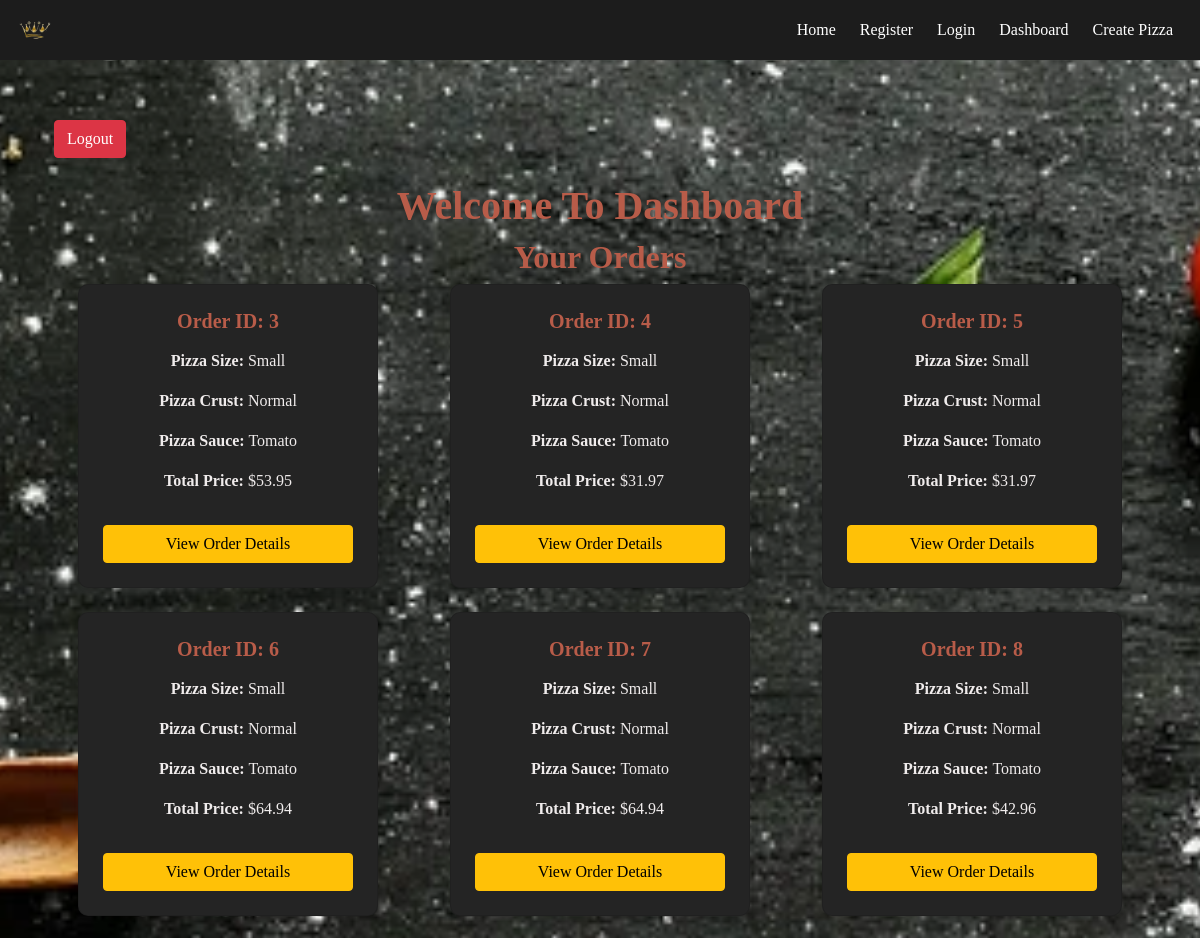
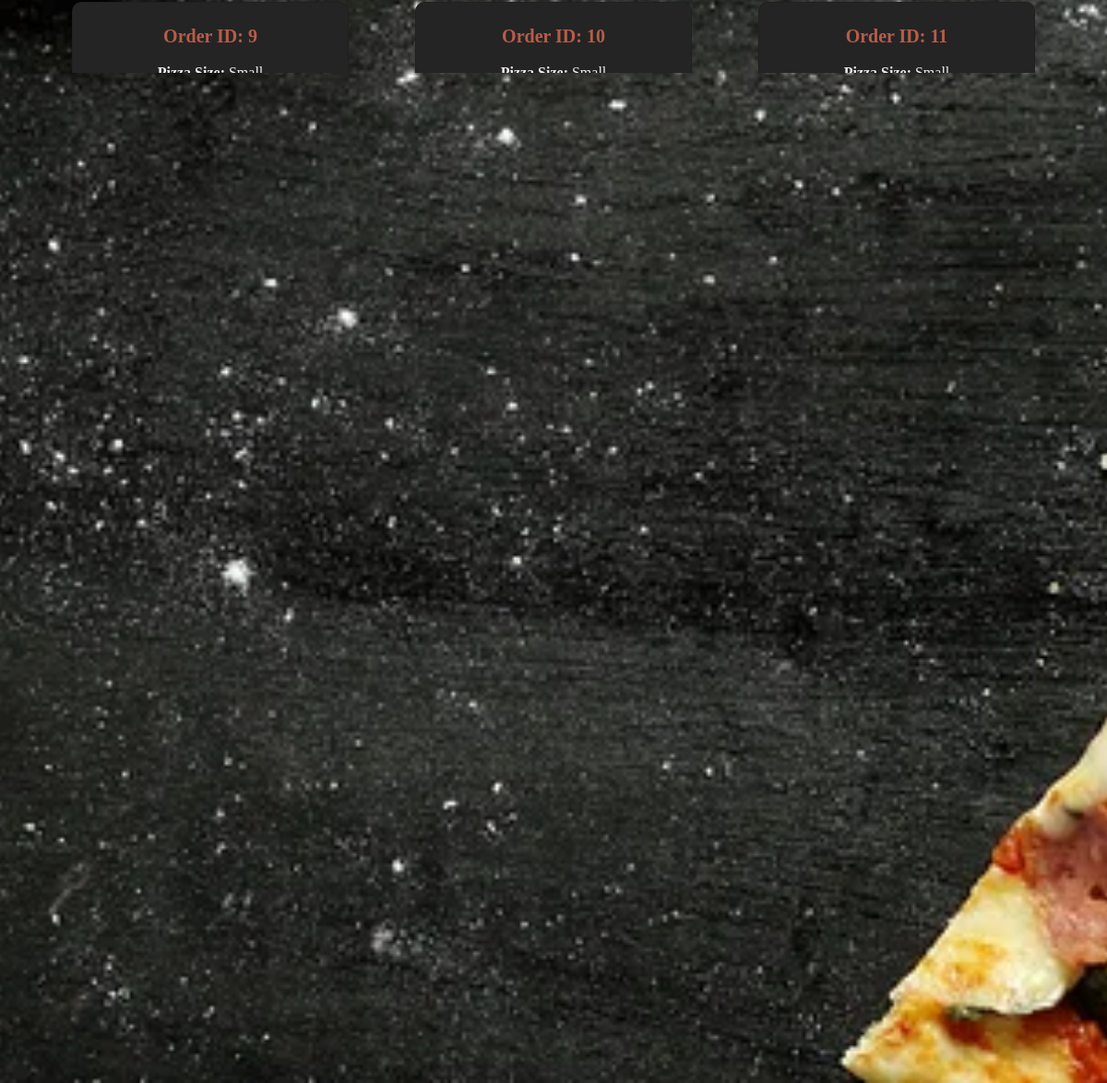
The app's page /dashboard/ (signed in) with its own data (2 pictures, top to bottom).
### PizzaApp/models.py (models this page shows, shortened)
class Order(models.Model):
    user = models.ForeignKey(User, on_delete=models.CASCADE, null=True, blank=True)
    pizza_size = models.ForeignKey(PizzaSize, on_delete=models.CASCADE, default=1)  # Default size ID
    pizza_crust = models.ForeignKey(PizzaCrust, on_delete=models.CASCADE, default=1)  # Default crust ID
    pizza_sauce = models.ForeignKey(PizzaSauce, on_delete=models.CASCADE, default=1)  # Default sauce ID
    pizza_cheese = models.ForeignKey(PizzaCheese, on_delete=models.CASCADE, default=1)  # Default cheese ID
    toppings = models.ManyToManyField(PizzaTopping, blank=True)
    full_name = models.CharField(max_length=100)
    delivery_address = models.TextField()
    card_number = models.CharField(max_length=16, default="0000000000000000")  # Fake card for DB
    card_expiry_date = models.CharField(max_length=5, default="00/00")  # Placeholder
    card_cvv = models.CharField(max_length=3, default="000")  # Placeholder
    def total_price(self):
        base_price = self.pizza_size.price if self.pizza_size else 0
        toppings_price = sum(t.price for t in self.toppings.all())
        return base_price + toppings_price

class PizzaSize(models.Model):
    name = models.CharField(max_length=100)
    price = models.DecimalField(max_digits=5, decimal_places=2, default=10.99)  # Default price
    def __str__(self):
        return self.name

class PizzaCrust(models.Model):
    name = models.CharField(max_length=100, default="Normal")  # Default crust
    def __str__(self):
        return self.name

class PizzaSauce(models.Model):
    name = models.CharField(max_length=100, default="Tomato")  # Default sauce
    def __str__(self):
        return self.name

class PizzaTopping(models.Model):
    name = models.CharField(max_length=100)
    price = models.DecimalField(max_digits=5, decimal_places=2, default=0.00)
    image = models.ImageField(upload_to='toppings_images/', null=True, blank=True)

### PizzaApp/views.py (the view)
# urls.py: path('dashboard/', views.dashboard, name='dashboard'),
@login_required
def dashboard(request):
    orders = Order.objects.filter(user=request.user)  # Get orders for logged-in user
    return render(request, 'dashboard.html', {'orders': orders})

### PizzaApp/templates/dashboard.html (shortened to what this page needs)
{% extends 'base.html' %}
{% load static %}
{% block content %}
<div class="container my-5">
    {% if user.is_authenticated %}
        <div class="text-right mb-4">
            <form action="{% url 'logout' %}" method="POST">
                <button type="submit" class="btn btn-danger">Logout</button>
            </form>
        </div>
    {% endif %}
    <h1 class="text-center">Welcome To Dashboard</h1>
    <h2 class="text-center">Your Orders</h2>
    {% if orders %}
        <div class="row">
            {% for order in orders %}
                <div class="col-md-4 mb-4 d-flex justify-content-center">
                    <div class="card p-4 shadow-sm text-center" style="width: 100%; max-width: 300px; background-color: rgb(36, 36, 36); border-radius: 10px;">
                        <h5 class="mb-3">Order ID: {{ order.id }}</h5>
                        <p><strong>Pizza Size:</strong> {{ order.pizza_size }}</p>
                        <p><strong>Pizza Crust:</strong> {{ order.pizza_crust }}</p>
                        <p><strong>Pizza Sauce:</strong> {{ order.pizza_sauce }}</p>
                        <p><strong>Total Price:</strong> ${{ order.total_price }}</p>
                        <a href="{% url 'order_confirmation' order.id %}" class="btn btn-warning mt-3 w-100">View Order Details</a>
                    </div>
                </div>
            {% endfor %}
        </div>
        <div class="text-center mt-4">
            <a href="{% url 'create_pizza' %}" class="btn btn-secondary btn-lg">Order Here!</a>
        </div>
    {% else %}
        <p>You haven't placed any orders yet. Start ordering now!</p>
    {% endif %}
</div>
{% endblock %}

### PizzaApp/templates/base.html (shortened to what this page needs)
{% load static %}
<!DOCTYPE html>
<html lang="en">
<head>
    <link href="https://cdn.jsdelivr.net/npm/bootstrap@5.1.3/dist/css/bootstrap.min.css" rel="stylesheet">
    <link rel="stylesheet" href="{% static 'css/styles.css' %}">
    <link rel="stylesheet" href="https://cdnjs.cloudflare.com/ajax/libs/font-awesome/4.7.0/css/font-awesome.min.css">
</head>
<body>
    <nav class="navbar">
        <div class="navbar-logo">
            <img src="{% static 'images/crown-removebg-preview.png' %}" alt="Papa's Pizzeria Logo">
        </div>
        <div class="navbar-links">
            <a href="{% url 'index' %}">Home</a>
            <a href="{% url 'register' %}">Register</a>
            <a href="{% url 'login' %}">Login</a>
            <a href="{% url 'dashboard' %}">Dashboard</a>
            <a href="{% url 'create_pizza' %}">Create Pizza</a>
        </div>
    </nav>
    <div class="background-overlay">
        <div class="content-overlay">
            <div class="content-wrapper">
                <div class="container my-5">
                    {% block content %}
                    {% endblock %}
                </div>
            </div>
        </div>
    </div>
    <footer class="footer text-center py-3">
        <p>&copy; 2025 Papa's Pizzeria | All Rights Reserved</p>
    </footer>
</body>
</html>

### PizzaApp/static/css/styles.css (style rules this page uses)
:root { --primary-color: #B85C49; --secondary-color: #D4AF37; --background-color: #F5F5F5; --text-color: rgb(240, 236, 236); --footer-color: #1c1c1c; --navbar-color: #1c1c1c; }
body { font-family: 'Lora', serif; margin: 0; padding: 0; background-color: var(--background-color); background-image: url('/static/images/background.webp'); background-size: cover; background-position: center; background-attachment: fixed; background-repeat: no-repeat; color: var(--text-color); }
h1, h2, h3, h4, h5 { color: var(--primary-color); font-weight: bold; }
.navbar { background-color: var(--navbar-color); padding: 10px 15px; width: 100%; z-index: 1000; display: flex; align-items: center; justify-content: space-between; }
.navbar-links { display: flex; justify-content: space-evenly; flex-grow: 1; justify-content: flex-end; }
.navbar-links a { color: white; text-decoration: none; padding: 8px 12px; font-size: 16px; transition: background-color 0.3s ease; }
.navbar-logo img { height: 40px; width: auto; margin-right: 15px; }
.background-overlay { margin-top: 60px; }
.btn-primary, .btn-secondary { border: none; border-radius: 30px; padding: 10px 20px; font-size: 16px; transition: background-color 0.3s ease; }
.btn-secondary { background-color: #FF9800; color: white; }
.footer { background-color: var(--footer-color); color: white; padding: 10px; text-align: center; width: 100%; position: relative; margin-top: auto; }

### records on screen
Order: id "3", pizza_size "Small", pizza_crust "Normal", pizza_sauce "Tomato", total_price "53.95"
Order: id "4", pizza_size "Small", pizza_crust "Normal", pizza_sauce "Tomato", total_price "31.97"
Order: id "5", pizza_size "Small", pizza_crust "Normal", pizza_sauce "Tomato", total_price "31.97"
Order: id "6", pizza_size "Small", pizza_crust "Normal", pizza_sauce "Tomato", total_price "64.94"
Order: id "7", pizza_size "Small", pizza_crust "Normal", pizza_sauce "Tomato", total_price "64.94"
Order: id "8", pizza_size "Small", pizza_crust "Normal", pizza_sauce "Tomato", total_price "42.96"
Order: id "9", pizza_size "Small", pizza_crust "Normal", pizza_sauce "Tomato", total_price "31.97"
Order: id "10", pizza_size "Small", pizza_crust "Normal", pizza_sauce "Tomato", total_price "31.97"
Order: id "11", pizza_size "Small", pizza_crust "Normal", pizza_sauce "Tomato", total_price "20.98"
Order: id "12", pizza_size "Small", pizza_crust "Normal", pizza_sauce "Tomato", total_price "20.98"
Order: id "13", pizza_size "Small", pizza_crust "Normal", pizza_sauce "Tomato", total_price "20.98"
Order: id "14", pizza_size "Small", pizza_crust "Normal", pizza_sauce "Tomato", total_price "20.98"
Order: id "15", pizza_size "Medium", pizza_crust "Thin", pizza_sauce "Tomato", total_price "36.97"
Order: id "16", pizza_size "Small", pizza_crust "Normal", pizza_sauce "Tomato", total_price "20.98"
Order: id "17", pizza_size "Small", pizza_crust "Normal", pizza_sauce "Tomato", total_price "20.98"
